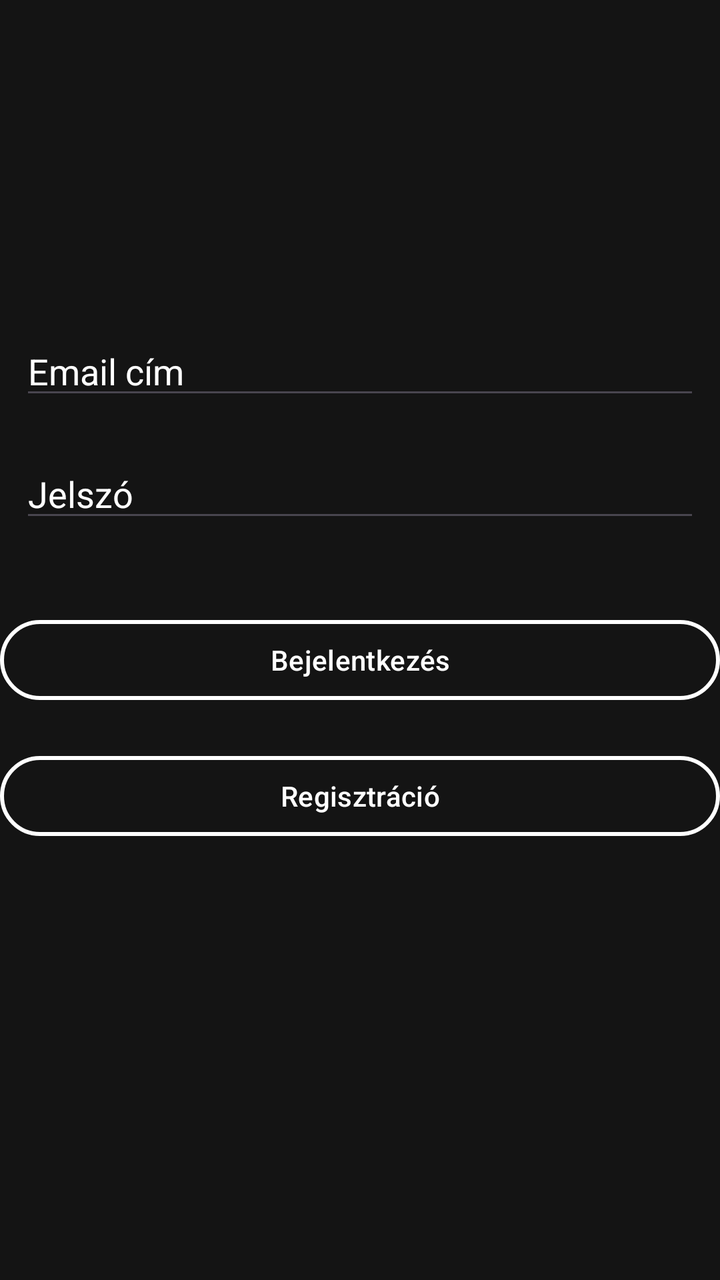
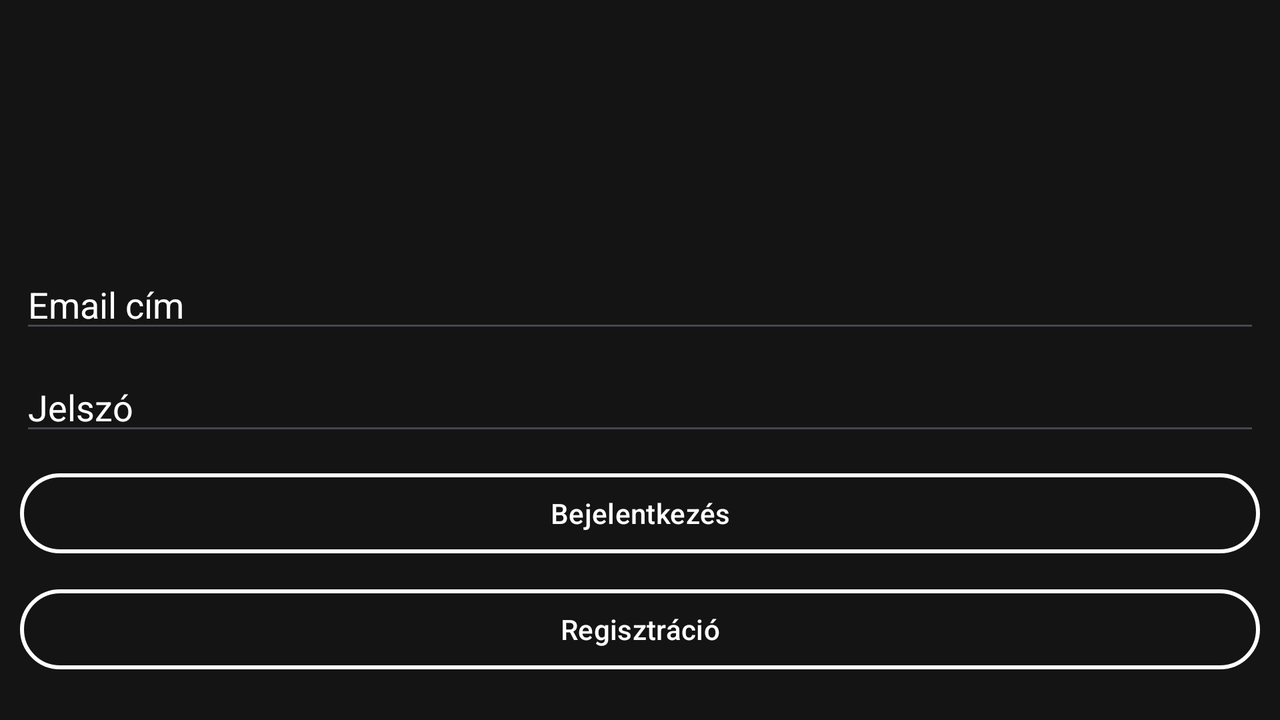

One screen, two layout resources from the same app: the default and the repository's alternative for another configuration. Each is rendered where Android would select it; the XML of both is given below.
<!-- AndroidManifest.xml: application theme Theme.Mobilalkosinstagram -->
<!-- res/layout/activity_main.xml -->
<?xml version="1.0" encoding="utf-8"?>
<androidx.constraintlayout.widget.ConstraintLayout xmlns:android="http://schemas.android.com/apk/res/android"
    xmlns:app="http://schemas.android.com/apk/res-auto"
    xmlns:tools="http://schemas.android.com/tools"
    android:id="@+id/main"
    android:layout_width="match_parent"
    android:layout_height="match_parent"
    tools:context=".MainActivity">

    <ImageView
        android:id="@+id/logoImage"
        android:layout_width="400dp"
        android:layout_height="100dp"
        android:layout_marginTop="40dp"
        android:contentDescription="@string/app_name"
        android:src="@drawable/logo"
        app:layout_constraintEnd_toEndOf="parent"
        app:layout_constraintStart_toStartOf="parent"
        app:layout_constraintTop_toTopOf="parent" />



    <EditText
        android:id="@+id/editTextEmail"
        android:layout_width="match_parent"
        android:layout_height="wrap_content"
        android:layout_marginBottom="20dp"
        android:ems="10"
        android:layout_marginLeft="10dp"
        android:layout_marginRight="10dp"
        android:hint="@string/email_adress"
        android:inputType="textEmailAddress"
        android:textColor="@android:color/white"
        android:textColorHint="@android:color/white"
        app:layout_constraintBottom_toTopOf="@+id/editTextPassword"
        tools:layout_editor_absoluteX="0dp" />

    <EditText
        android:id="@+id/editTextPassword"
        android:layout_width="match_parent"
        android:layout_height="wrap_content"
        android:layout_marginBottom="40dp"
        android:ems="10"
        android:layout_marginLeft="10dp"
        android:layout_marginRight="10dp"
        android:hint="@string/password"
        android:inputType="textPassword"
        android:textColor="@android:color/white"
        android:textColorHint="@android:color/white"
        app:layout_constraintBottom_toTopOf="@+id/loginButton"
        tools:layout_editor_absoluteX="0dp" />

    <Button
        android:id="@+id/loginButton"
        android:layout_width="0dp"
        android:layout_height="wrap_content"
        android:layout_marginBottom="20dp"
        android:backgroundTint="@color/dark"
        android:backgroundTintMode="add"
        android:onClick="login"
        android:text="@string/login"
        android:textColor="@color/white"
        app:layout_constraintBottom_toTopOf="@+id/registerButton"
        app:layout_constraintEnd_toEndOf="parent"
        app:layout_constraintHorizontal_bias="0.0"
        app:layout_constraintStart_toStartOf="parent"
        app:strokeColor="@color/white"
        app:strokeWidth="2dp" />

    <Button
        android:id="@+id/registerButton"
        android:layout_width="0dp"
        android:layout_height="wrap_content"
        android:backgroundTint="@color/dark"
        android:backgroundTintMode="add"
        android:onClick="register"
        android:text="@string/register"
        android:textColor="@color/white"
        app:layout_constraintBottom_toBottomOf="parent"
        app:layout_constraintEnd_toEndOf="parent"
        app:layout_constraintHorizontal_bias="0.0"
        app:layout_constraintStart_toStartOf="parent"
        app:layout_constraintTop_toTopOf="parent"
        app:layout_constraintVertical_bias="0.632"
        app:strokeColor="@color/white"
        app:strokeWidth="2dp" />
</androidx.constraintlayout.widget.ConstraintLayout>
<!-- resources referenced by this layout -->
<resources>
  <color name="dark">#141414</color>
  <color name="white">#FFFFFFFF</color>
  <string name="app_name">Pentagram</string>
  <string name="email_adress">Email cím</string>
  <string name="login">Bejelentkezés</string>
  <string name="password">Jelszó</string>
  <string name="register">Regisztráció</string>
  <!-- from res/values-v23/ -->
  <style name="Theme.Mobilalkosinstagram" parent="Base.Theme.Mobilalkosinstagram">
      
      <item name="android:navigationBarColor">@android:color/transparent</item>
      <item name="android:statusBarColor">@android:color/transparent</item>
      <item name="android:windowLightStatusBar">?attr/isLightTheme</item>
    </style>
  <style name="Base.Theme.Mobilalkosinstagram" parent="Theme.Material3.DayNight.NoActionBar">
          <item name="android:windowBackground">@color/dark</item>
          <item name="android:colorBackground">@color/dark</item>
          <item name="colorSurface">@color/dark</item>
          <item name="colorOnSurface">@color/white</item>
          <item name="colorPrimary">@color/white</item>
          <item name="colorOnPrimary">@color/dark</item>
          <item name="colorSecondary">@android:color/transparent</item>
          <item name="colorOnSecondary">@android:color/white</item>
      </style>
</resources>
<!-- res/layout-land/activity_main.xml (the repository's variant of the layout above) -->
<!-- drawn on the phone turned sideways -->
<?xml version="1.0" encoding="utf-8"?>
<RelativeLayout
    xmlns:android="http://schemas.android.com/apk/res/android"
    xmlns:app="http://schemas.android.com/apk/res-auto"
    xmlns:tools="http://schemas.android.com/tools"
    android:id="@+id/main"
    android:layout_width="match_parent"
    android:layout_height="match_parent"
    tools:context=".MainActivity">

    <ImageView
        android:id="@+id/logoImage"
        android:layout_width="400dp"
        android:layout_height="100dp"
        android:layout_marginTop="10dp"
        android:layout_centerHorizontal="true"
        android:contentDescription="@string/app_name"
        android:src="@drawable/logo" />

    <EditText
        android:id="@+id/editTextEmail"
        android:layout_width="match_parent"
        android:layout_height="wrap_content"
        android:layout_below="@id/logoImage"
        android:layout_marginTop="20dp"
        android:layout_marginHorizontal="10dp"
        android:ems="10"
        android:hint="@string/email_adress"
        android:inputType="textEmailAddress"
        android:textColor="@color/white"
        android:textColorHint="@color/white" />

    <EditText
        android:id="@+id/editTextPassword"
        android:layout_width="match_parent"
        android:layout_height="wrap_content"
        android:layout_below="@id/editTextEmail"
        android:layout_marginTop="10dp"
        android:layout_marginHorizontal="10dp"
        android:ems="10"
        android:hint="@string/password"
        android:inputType="textPassword"
        android:textColor="@color/white"
        android:textColorHint="@color/white" />

    <Button
        android:id="@+id/loginButton"
        android:onClick="login"
        android:text="@string/login"
        android:layout_width="match_parent"
        android:layout_height="wrap_content"
        android:layout_below="@id/editTextPassword"
        android:backgroundTint="@color/dark"
        android:backgroundTintMode="add"
        android:layout_marginTop="10dp"
        android:layout_marginHorizontal="10dp"
        android:textColor="@color/white"
        app:strokeColor="@color/white"
        app:strokeWidth="2dp" />

    <Button
        android:id="@+id/registerButton"
        android:onClick="register"
        android:text="@string/register"
        android:layout_width="match_parent"
        android:layout_height="wrap_content"
        android:layout_below="@id/loginButton"
        android:layout_marginTop="10dp"
        android:layout_marginHorizontal="10dp"
        android:backgroundTint="@color/dark"
        android:backgroundTintMode="add"
        android:textColor="@color/white"
        app:strokeColor="@color/white"
        app:strokeWidth="2dp" />

</RelativeLayout>
